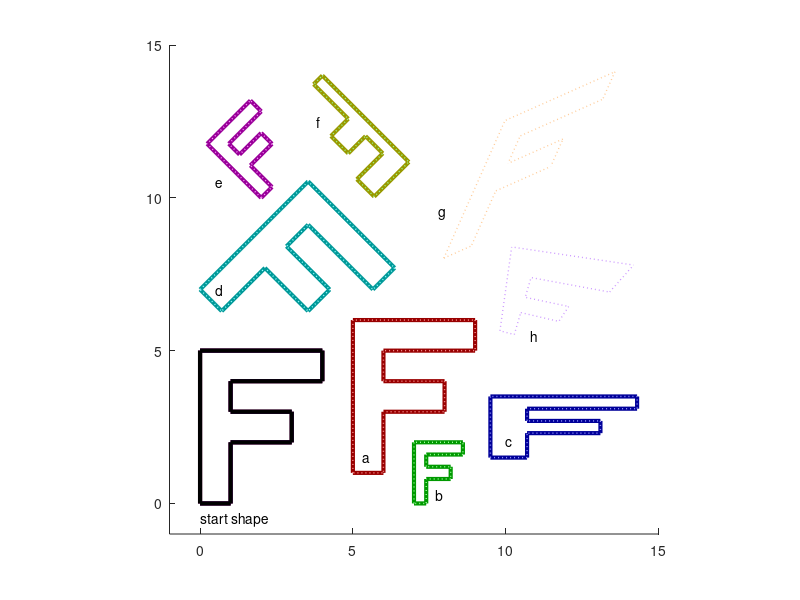

The MATLAB script that drew this image:
%% Transforms Lab
%
% Task: edit the transforms in this cell to align the outlined shapes
%       with the dotted outlines of the same colour hue.

% (a) Translation.
T_a = [1 0 5; 0 1 1; 0 0 1];

% (b) Isotropic scale + translation.
T_b = [0.4 0 7; 0 0.4 0; 0 0 1];

% (c) Anisotropic scale + translation.
T_c = [1.2 0 9.5; 0 0.4 1.5; 0 0 1];

% (d) Rotation + translation.
T_d = [cos(pi/4) sin(pi/4) 0; -sin(pi/4) cos(pi/4) 7; 0 0 1];

% (e) Isotropic scale + rotation + translation.
T_e = [0.5*cos(pi/4), -0.5*sin(pi/4), 2; 0.5*sin(pi/4), 0.5*cos(pi/4), 10; 0, 0, 1];

constant = (3*pi)/4;
% (f) Anisotropic scale + rotation + translation.
T_f = [0.4*cos(constant), 0.8*sin(constant), 4; -0.4*sin(constant), 0.8*cos(constant), 14; 0, 0, 1];

constant = pi/8;
% (g) Fully affine.
% T_g = [0.85*cos(constant), -0.65*sin(constant), 7; 0, 0.85*cos(constant), 8; 0, 0, 1];
T_g = [1 0 0; 0 1 0; 0 0 1];

% (h) Perspective.
T_h = [1 0 0; 0 1 0; 0 0 1];


%% Apply transformations and draw the results -- DO NOT EDIT BELOW LINE.

% Start shape: a 2D pologyon in the shape of an 'F'.
p = [0 0 4 4 1 1 3 3 1 1 0; 0 5 5 4 4 3 3 2 2 0 0; 1 1 1 1 1 1 1 1 1 1 1];

% Apply the defined transforms to the input shape.
p_a = T_a * p;
p_b = T_b * p;
p_c = T_c * p;
p_d = T_d * p;
p_e = T_e * p;
p_f = T_f * p;
p_g = T_g * p;
p_h = T_h * p;

% Set up axes.
figure;
hold on;
axis equal;
axis([-1 15 -1 15]);

% Draw the transformed shapes.
plot(p_a(1,:) ./ p_a(3,:), p_a(2,:) ./ p_a(3,:), 'Color', [0.6 0   0  ], 'LineWidth', 3);
plot(p_b(1,:) ./ p_b(3,:), p_b(2,:) ./ p_b(3,:), 'Color', [0   0.6 0  ], 'LineWidth', 3);
plot(p_c(1,:) ./ p_c(3,:), p_c(2,:) ./ p_c(3,:), 'Color', [0   0   0.6], 'LineWidth', 3);
plot(p_d(1,:) ./ p_d(3,:), p_d(2,:) ./ p_d(3,:), 'Color', [0   0.6 0.6], 'LineWidth', 3);
plot(p_e(1,:) ./ p_e(3,:), p_e(2,:) ./ p_e(3,:), 'Color', [0.6 0   0.6], 'LineWidth', 3);
plot(p_f(1,:) ./ p_f(3,:), p_f(2,:) ./ p_f(3,:), 'Color', [0.6 0.6 0  ], 'LineWidth', 3);
plot(p_g(1,:) ./ p_g(3,:), p_g(2,:) ./ p_g(3,:), 'Color', [0.6 0.3 0  ], 'LineWidth', 3);
plot(p_h(1,:) ./ p_h(3,:), p_h(2,:) ./ p_h(3,:), 'Color', [0.3 0   0.6], 'LineWidth', 3);

% Initial shape and location.
text(0, -0.5, 'start shape'); plot(p(1,:), p(2,:), 'k', 'LineWidth', 3);

% Target shapes.
text( 5.3,  1.5, 'a'); plot([5 5 9 9 6 6 8 8 6 6 5], [1 6 6 5 5 4 4 3 3 1 1], ':', 'Color', [1 0.6 0.6], 'LineWidth', 1);
text( 7.7,  0.3, 'b'); plot([7 7 8.6 8.6 7.4 7.4 8.2 8.2 7.4 7.4 7], [0 2 2 1.6 1.6 1.2 1.2 0.8 0.8 0 0], ':', 'Color', [0.6 1 0.6], 'LineWidth', 1);
text(10,    2,   'c'); plot([9.5 9.5 14.3 14.3 10.7 10.7 13.1 13.1 10.7 10.7 9.5], [1.5 3.5 3.5 3.1 3.1 2.7 2.7 2.3 2.3 1.5 1.5], ':', 'Color', [0.6 0.6 1], 'LineWidth', 1);
text( 0.5,  7,   'd'); plot([0 3.53553390593274 6.36396103067893 5.65685424949238 3.53553390593274 2.82842712474619 4.24264068711929 3.53553390593274 2.12132034355964 0.707106781186548 0], [7 10.5355339059327 7.70710678118655 7 9.12132034355964 8.4142135623731 7 6.29289321881345 7.70710678118655 6.29289321881345 7], ':', 'Color', [0.6 1 1], 'LineWidth', 1);
text( 0.5, 10.5, 'e'); plot([2 0.232233047033631 1.64644660940673 2 0.939339828220179 1.29289321881345 2 2.35355339059327 1.64644660940673 2.35355339059327 2], [10 11.7677669529664 13.1819805153395 12.8284271247462 11.7677669529664 11.4142135623731 12.1213203435596 11.7677669529664 11.0606601717798 10.3535533905933 10], ':', 'Color', [1 0.6 1], 'LineWidth', 1);
text( 3.8, 12.5, 'f'); plot([4 6.82842712474619 5.69705627484771 5.13137084989848 5.97989898732233 5.41421356237309 4.84852813742386 4.28284271247462 4.84852813742386 3.71715728752538 4], [14 11.1715728752538 10.0402020253553 10.6058874503046 11.4544155877284 12.0201010126777 11.4544155877284 12.0201010126777 12.5857864376269 13.7171572875254 14], ':', 'Color', [0.6 1 0.6], 'LineWidth', 1);
text( 7.8,  9.5, 'g'); plot([7.97487373415292 9.97487373415292 13.5748737341529 13.1748737341529 10.4748737341529 10.0748737341529 11.8748737341529 11.4748737341529 9.67487373415292 8.87487373415292 7.97487373415292], [8.02512626584708 12.5251262658471 14.1251262658471 13.2251262658471 12.0251262658471 11.1251262658471 11.9251262658471 11.0251262658471 10.2251262658471 8.42512626584708 8.02512626584708], ':', 'Color', [1 0.8 0.6], 'LineWidth', 1);
text(10.8,  5.5, 'h'); plot([9.812 10.1963302752294 14.1855010660981 13.4 10.8298217179903 10.6398305084746 12.0611940298507 11.7371879106439 10.4931163954944 10.2813455657492 9.812], [5.649 8.39266055045871 7.79957356076759 6.91607142857143 7.39059967585089 6.74435028248588 6.44328358208955 5.95532194480946 6.24530663329161 5.5249745158002 5.649], ':', 'Color', [0.8 0.6 1], 'LineWidth', 1);







